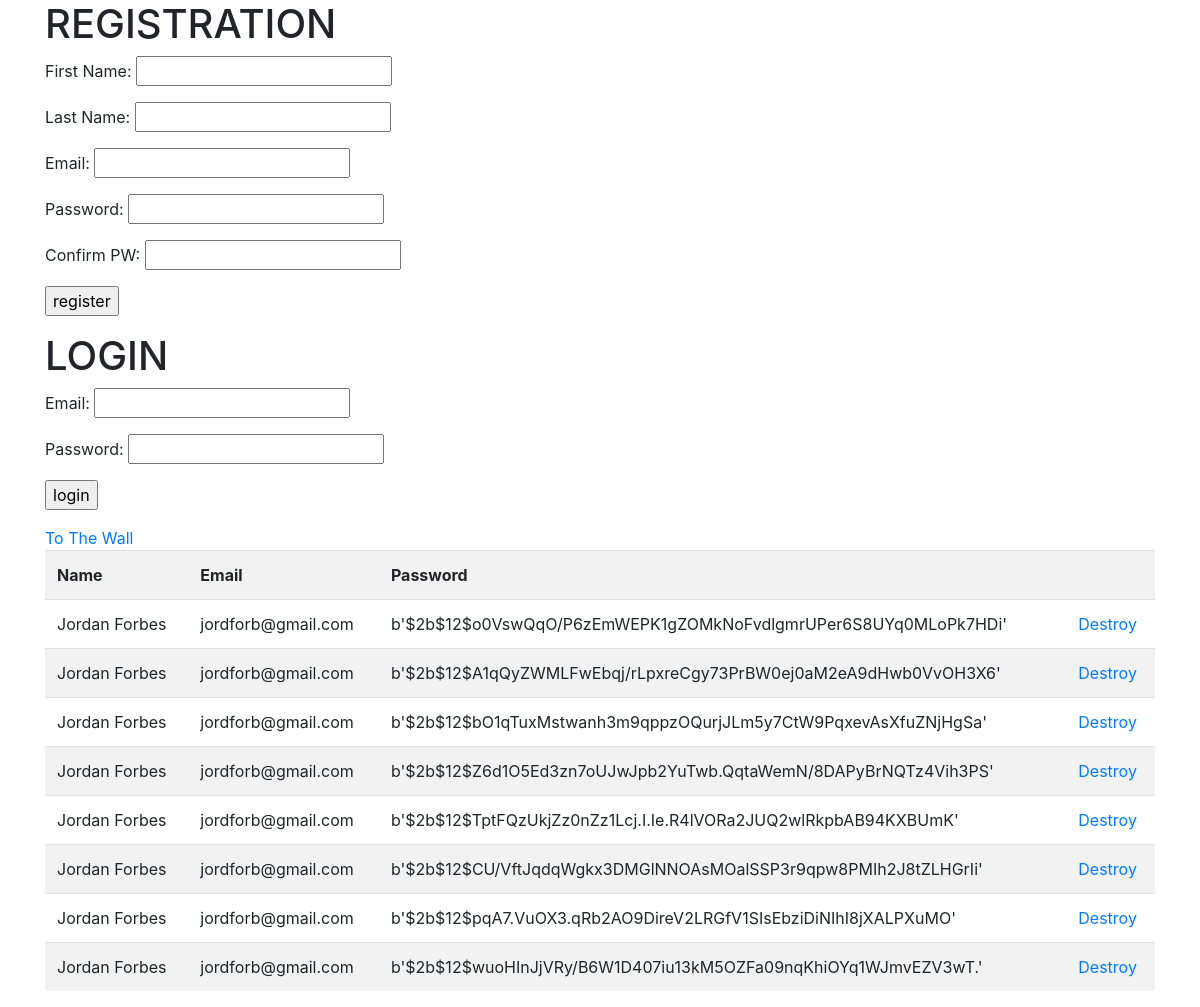
The app's page /, older data.
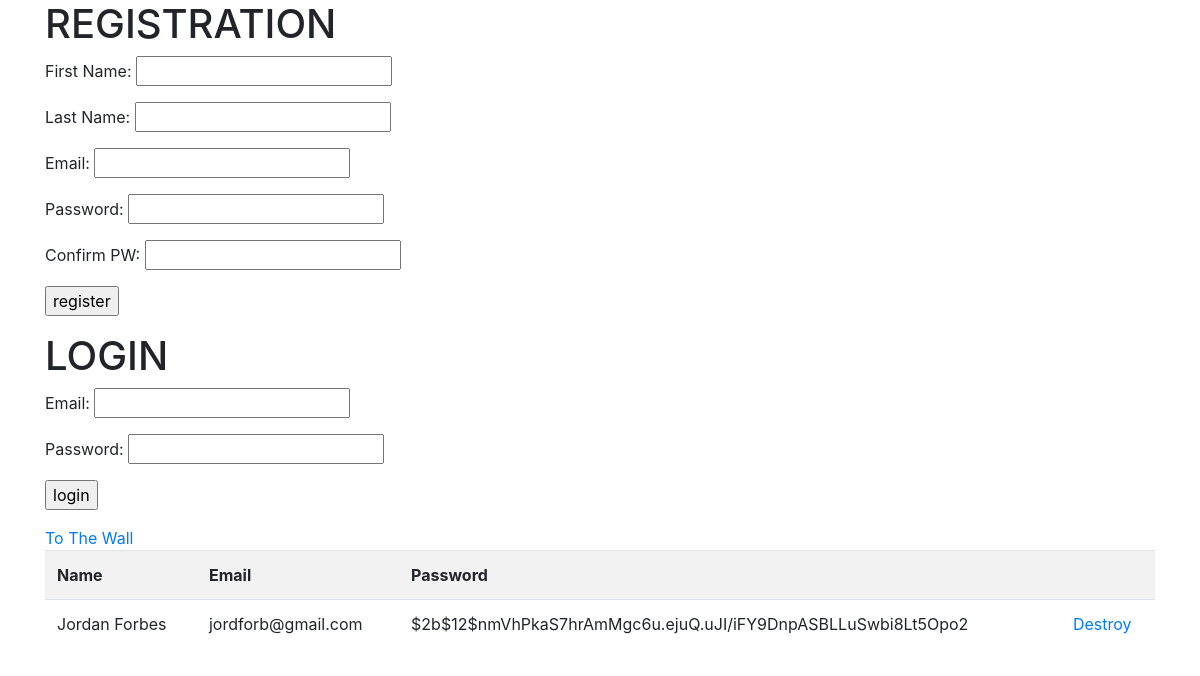
The same page, newer data.
### loginapp/models.py (models this page shows)
class User(models.Model):
    first_name = models.CharField(max_length=255 )
    last_name = models.CharField(max_length= 255)
    email = models.CharField(max_length=255)
    password = models.CharField(max_length = 255)
    created_at = models.DateTimeField(auto_now_add = True)
    updated_at = models.DateTimeField(auto_now = True)
    objects = UserManager()

### loginapp/views.py (the view)
# urls.py: path('', views.index),
def index(request):
    context = {
        'allUsers': User.objects.all()
    }
    return render(request, "index.html", context)

### loginapp/templates/index.html (shortened to what this page needs)
<!DOCTYPE html>
<html lang="en">
<head>
    <link rel="stylesheet" href="https://stackpath.bootstrapcdn.com/bootstrap/4.5.0/css/bootstrap.min.css">
</head>
<body>
    <div class="container">
        <h1>REGISTRATION</h1>
        <div class="registration">
            <form action="register" method="post">
                <p>First Name: <input type="text" name="firstName"></p>
                <p>Last Name: <input type="text" name="lastName"></p>
                <p>Email: <input type="text" name="email"></p>
                <p>Password: <input type="text" name="pw"></p>
                <p>Confirm PW: <input type="text" name="confpw"></p>
                <p><input type="submit" value="register"></p>
            </form>
        </div>
        <H1>LOGIN</H1>
        <div class="login">
            <form action="login" method="post">
                <p>Email: <input type="text" name="email"></p>
                <p>Password: <input type="text" name="pw"></p>
                <p><input type="submit" value="login"></p>
            </form>
        </div>
        <a href="/wall">To The Wall</a>
        <table class = "table table-striped">
            <tr>
                <th>Name</th>
                <th>Email</th>
                <th>Password</th>
                <th></th>
            </tr>
            {% for user in allUsers %}
            <tr>
                <td>{{ user.first_name }} {{user.last_name}}</td>
                <td>{{ user.email }}</td>
                <td>{{ user.password }}</td>
                <td><a href="/{{user.id}}/destroy">Destroy</a></td>
            </tr>
            {% endfor %}
        </table>
    </div>
</body>
</html>

Row changes from the older to the newer data that the page shows:
removed User: first_name "Jordan", last_name "Forbes", email "jordforb@gmail.com", password "b'$2b$12$o0VswQqO/P6zEmWEPK1gZOMkNoFvdlgmrUPer6S8UYq0MLoPk7HDi'"
removed User: first_name "Jordan", last_name "Forbes", email "jordforb@gmail.com", password "b'$2b$12$A1qQyZWMLFwEbqj/rLpxreCgy73PrBW0ej0aM2eA9dHwb0VvOH3X6'"
removed User: first_name "Jordan", last_name "Forbes", email "jordforb@gmail.com", password "b'$2b$12$bO1qTuxMstwanh3m9qppzOQurjJLm5y7CtW9PqxevAsXfuZNjHgSa'"
removed User: first_name "Jordan", last_name "Forbes", email "jordforb@gmail.com", password "b'$2b$12$Z6d1O5Ed3zn7oUJwJpb2YuTwb.QqtaWemN/8DAPyBrNQTz4Vih3PS'"
removed User: first_name "Jordan", last_name "Forbes", email "jordforb@gmail.com", password "b'$2b$12$TptFQzUkjZz0nZz1Lcj.I.Ie.R4lVORa2JUQ2wlRkpbAB94KXBUmK'"
removed User: first_name "Jordan", last_name "Forbes", email "jordforb@gmail.com", password "b'$2b$12$CU/VftJqdqWgkx3DMGlNNOAsMOalSSP3r9qpw8PMIh2J8tZLHGrIi'"
removed User: first_name "Jordan", last_name "Forbes", email "jordforb@gmail.com", password "b'$2b$12$pqA7.VuOX3.qRb2AO9DireV2LRGfV1SIsEbziDiNIhI8jXALPXuMO'"
removed User: first_name "Jordan", last_name "Forbes", email "jordforb@gmail.com", password "b'$2b$12$wuoHInJjVRy/B6W1D407iu13kM5OZFa09nqKhiOYq1WJmvEZV3wT.'"
added User: first_name "Jordan", last_name "Forbes", email "jordforb@gmail.com", password "$2b$12$nmVhPkaS7hrAmMgc6u.ejuQ.uJI/iFY9DnpASBLLuSwbi8Lt5Opo2"
